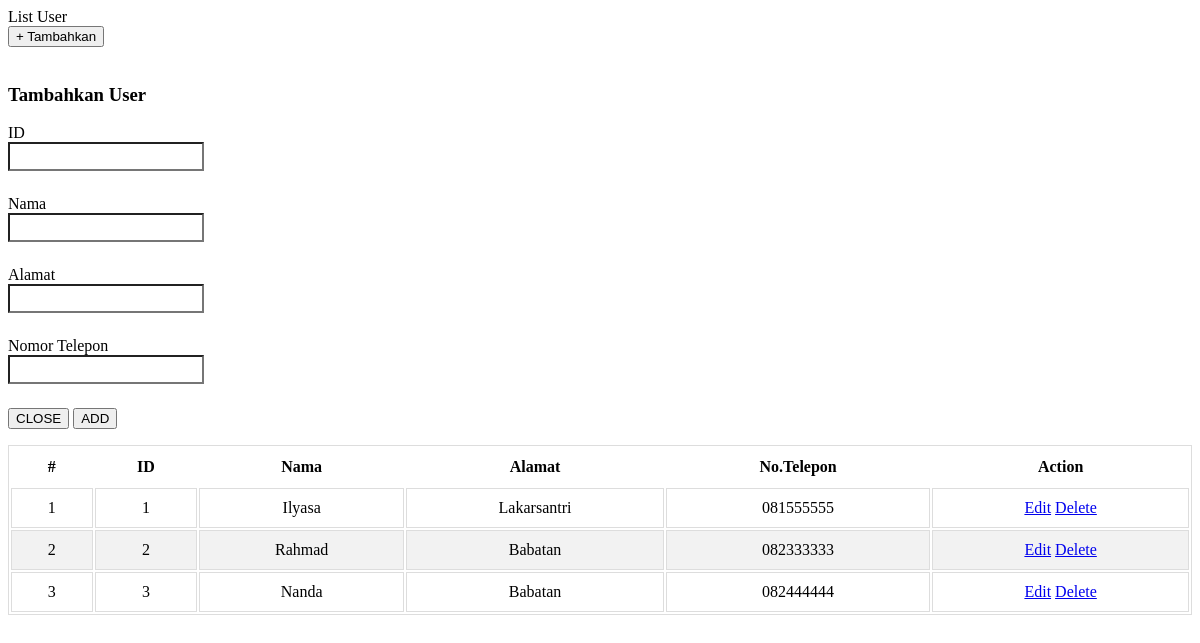
The page /page/master/user/list-user.php on the database its author committed.
### tables this page shows
CREATE TABLE `user` (
  `id_user` int(10) NOT NULL,
  `nama` varchar(30) NOT NULL,
  `alamat` varchar(30) NOT NULL,
  `notelp` varchar(15) NOT NULL
);

### page/master/user/list-user.php (the view, shortened to what this page needs)
<?php
    include('koneksi.php');
    $select_customer	= mysqli_query($koneksi, "SELECT * FROM user");
?>
<div class="list-jenis">
    <div class="row">
        <section class="panel panel-default">
            <div class="col-sm-12">
                <section class="panel panel-default">
                    <div class="panel panel-heading">List User</div>
                    <div class="panel panel-body">
                        <button type="button" class="btn btn-primary" data-toggle="modal" data-target="#regis-c"> + Tambahkan </button>
                        <br /> <br />
                        <div class="modal fade" id="regis-c" data-bs-backdrop="static" data-bs-keyboard="false" tabindex="-1" aria-labelledby="staticBackdropLabel" aria-hidden="true">
                            <div class="modal-dialog modal-dialog-centered" role="document">
                                <div class="modal-content">
                                    <div class="modal-header">
                                        <h3 class="modal-title" id="modal-title">Tambahkan User</h3>
                                    </div>
                                    <form action="" method="POST" autocomplete="off">
                                        <div class="modal-body">
                                            <p>
                                                <label for="id_user">ID</label><br />
                                                <input class="form-control" name="id_user" id="id_user" type="text" required />
                                            </p>
                                            <p>
                                                <label for="nama">Nama</label><br />
                                                <input class="form-control" name="nama" id="nama" type="text" required />
                                            </p>
                                            <p>
                                                <label for="alamat">Alamat</label><br />
                                                <input class="form-control" name="alamat" id="alamat" type="text" required />
                                            </p>
                                            <p>
                                                <label for="notelp">Nomor Telepon</label><br />
                                                <input class="form-control" name="notelp" id="notelp" type="text" required />
                                            </p>
                                        </div>
                                        <div class="modal-footer">
                                            <button type="close" class="btn btn-secondary" data-dismiss="modal">CLOSE</button>
                                            <button type="submit" class="btn btn-primary" name="regis-user">ADD</button>
                                        </div>
                                    </form>
                                </div>
                            </div>
                        </div>
                        <table  class="table table-hover">
                            <thead>
                                <tr>
                                    <th>#</th>
                                    <th>ID</th>
                                    <th>Nama</th>
                                    <th>Alamat</th>
                                    <th>No.Telepon</th>
                                    <th>Action</th>
                                </tr>
                            </thead>
                            <tbody>
                                <?php
                                    $no = 1;
                                    while($row = mysqli_fetch_array($select_customer)){
                                ?>
                                <tr>
                                    <td><?=$no++; ?></td>
                                    <td><?=$row['id_user']; ?></td>
                                    <td><?=$row['nama']; ?></td>
                                    <td><?=$row['alamat']; ?></td>
                                    <td><?=$row['notelp']; ?></td>
                                    <td>
                                        <a href="index.php?page=master/user/update-user&id_user=<?=$row['id_user']; ?>" class="btn btn-warning">Edit</a>
                                        <a href="index.php?page=master/user/delete-user&id_user=<?=$row['id_user']; ?>" class="btn btn-danger">Delete</a>
                                    </td>
                                    <?php } ?>
                            </tbody>
                        </table>
                    </div>
                </section>
            </div>
        </section>
    </div>
</div>

### page/master/user/list-user.php (style rules this page uses)
input[type=text] { background-color: white; padding: 5px 5px 5px 10px; margin-bottom: 8px; }
table, th, td { border: 1px solid #ddd; }
table { width: 100%; }
th { font-weight: bold; border: none; }
tr:nth-child(even) { background-color: #f2f2f2; }
th, td { padding: 10px; text-align: center; }

### rows shown on the page
user: id_user "1", nama "Ilyasa", alamat "Lakarsantri", notelp "081555555"
user: id_user "2", nama "Rahmad", alamat "Babatan", notelp "082333333"
user: id_user "3", nama "Nanda", alamat "Babatan", notelp "082444444"
